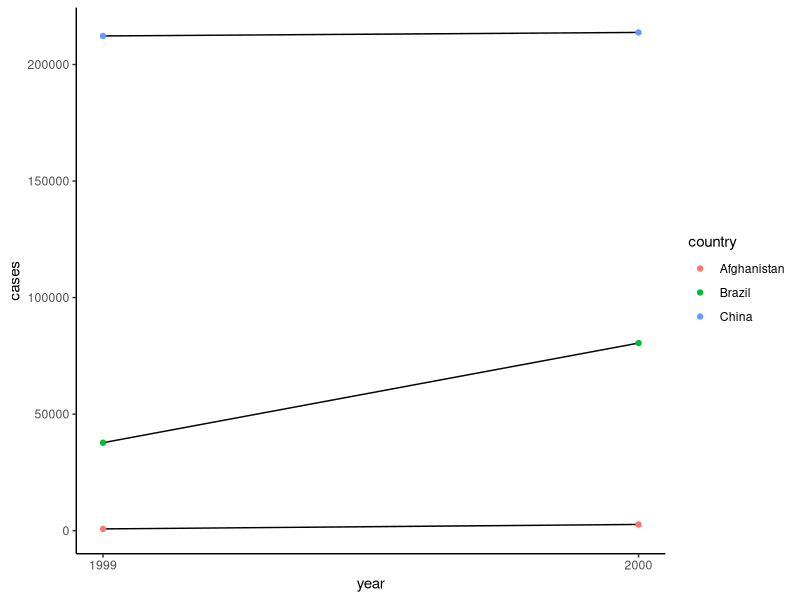

R code for this plot:
## ---- chunk 1
knitr::opts_chunk$set(echo = TRUE)
## ---- chunk 2
library(tidyverse)
## ---- chunk 3
table2

# Extract the number of TB cases per country per year.

table2_cases <- table2 %>% 
  filter(type == "cases") %>% 
  dplyr::rename(cases = count) %>% 
  arrange(country, year)

table2_population <- table2 %>% 
  filter(type == "population") %>% 
  dplyr::rename(population = count) %>% 
  arrange(country, year)

# create a new dataframe with the population and cases columns and calculate the cases per capita

t2_cases_per_cap <- tibble(
  year = table2_cases$year,
  country = table2_cases$country,
  cases = table2_cases$cases,
  population = table2_population$population
) %>% 
  mutate(cases_per_cap = cases/population* 10000) %>% 
  select(country, year, cases_per_cap) %>% 
  mutate(type = "cases_per_cap") %>% 
  dplyr::rename(count = cases_per_cap)

t2_cases_per_cap

bind_rows(table2, t2_cases_per_cap) %>% 
  arrange(country, year, type, count)
## ---- chunk 4
table4a

table4b


table4c <- tibble(
  country = table4a$country,
  `1999` = table4a$`1999`/table4b$`1999`*10000,
  `2000` = table4a$`2000`/table4b$`2000`*10000
  
)

table4c

## ---- chunk 5
table2 %>% 
  dplyr::filter(type == "cases") %>% 
  ggplot(aes(year, count, group = country)) +
  geom_line(aes(group = country)) +
  geom_point(aes(group = country, col = country)) +
  labs(x = "year", y = "cases") +
  scale_x_continuous(breaks = unique(table2$year)) +
  theme_classic()
## ---- chunk 6
table4a

tidy4a <- table4a %>% 
  pivot_longer(c(`1999`, `2000`),
               names_to = "year",
               values_to = "cases")
tidy4a

table4b

tidy4b <- table4b %>% 
  pivot_longer(c(`1999`, `2000`),
               names_to = "year",
               values_to = "population"
              )
tidy4b

## ---- chunk 7
stocks <- tibble(
  year = c(2015, 2015, 2016, 2016),
  half = c( 1, 2, 1, 2),
  return = c(1.88, 0.59, 0.92, 0.17)
)

stocks

stocks %>% 
  pivot_wider(names_from = year,
              values_from = return) %>% 
  pivot_longer(`2015`: `2016`,
               names_to = "year",
               values_to = "return")


## ---- chunk 8
stocks %>% 
  pivot_wider(names_from = year,
              values_from = return) %>% 
  pivot_longer(`2015`: `2016`,
               names_to = "year",
               values_to = "return",
               names_transform = list(year = as.numeric))
## ---- chunk 9
people <- tribble(
  
  ~name,    ~key,    ~value,
  # # # # # # # # # # # # # 
  "Phillip", "age", 45,
  "Phillip", "height", 186,
  "Phillip", "age", 50,
  "Jessica", "age", 37,
  "Jessica", "height",156
)

people %>% 
  group_by(name, key) %>% 
  mutate(obs = row_number()) %>% 
  pivot_wider(names_from = "name",
              values_from = "value")
## ---- chunk 10
preg <- tribble(
  ~pregnant, ~male, ~female,
  ###
  "yes", NA, 10,
  "no", 20, 12
)

preg %>% 
  pivot_longer(cols = c(male, female),
               names_to = "sex",
               values_to = "count",
               values_drop_na = T)

## ---- chunk 11
table3

table3 %>% 
  separate(rate, into = c("cases", "population"),
           convert = T)
## ---- chunk 12
# separate
tibble(x = c("a,b,c",  "d,e,f,g", "h,i,j")) %>% 
  separate(x, c("one" , "two", "three"),
           extra = "drop") # remove extra g


tibble(x = c("a,b,c",  "d,e,f,g", "h,i,j")) %>% 
  separate(x, c("one" , "two", "three"),
           extra = "merge") # merge g to f
## ---- chunk 13
# fill
tibble(x = c("a,b,c", "d,e", "f,g,i")) %>% 
  separate(x, c("one", "two", "three"),
                fill = "right") # fill to right

tibble(x = c("a,b,c", "d,e", "f,g,i")) %>% 
  separate(x, c("one", "two", "three"),
                fill = "left") # fill to left
## ---- chunk 14
stocks <- tibble(
  year = c(2015, 2015, 2015, 2015, 2016, 2016, 2016),
  qtr = c( 1,2,3,4,2,3,4),
  return = c(1.88, 0.59, 0.35,NA, 0.92, 0.17, 2.66)
)

stocks


stocks %>% 
  pivot_wider(names_from = year,
              values_from = return,
              values_fill = 0)


# replace the missing values with 0 using complete()
stocks %>% 
  complete(year, qtr, fill = list(return = 0))


## ---- chunk 15
# TB dataset broken down by year, country, age, gender , diagnosis method.
who

# make the dataset into a long shape

who1 <- who %>% 
  pivot_longer(cols = new_sp_m014:newrel_f65,
               names_to = "key",
               values_to = "cases",
               values_drop_na = T) %>% 
  mutate(names_from = str_replace(key, "newrel", "new_rel")) %>% 
  separate(key, c("new", "type", "sexage"), sep = "_") %>% 
  select(-new, -iso2, -iso3) %>% 
  separate(sexage, c("sex", "age"), sep =1)

glimpse(who1)
